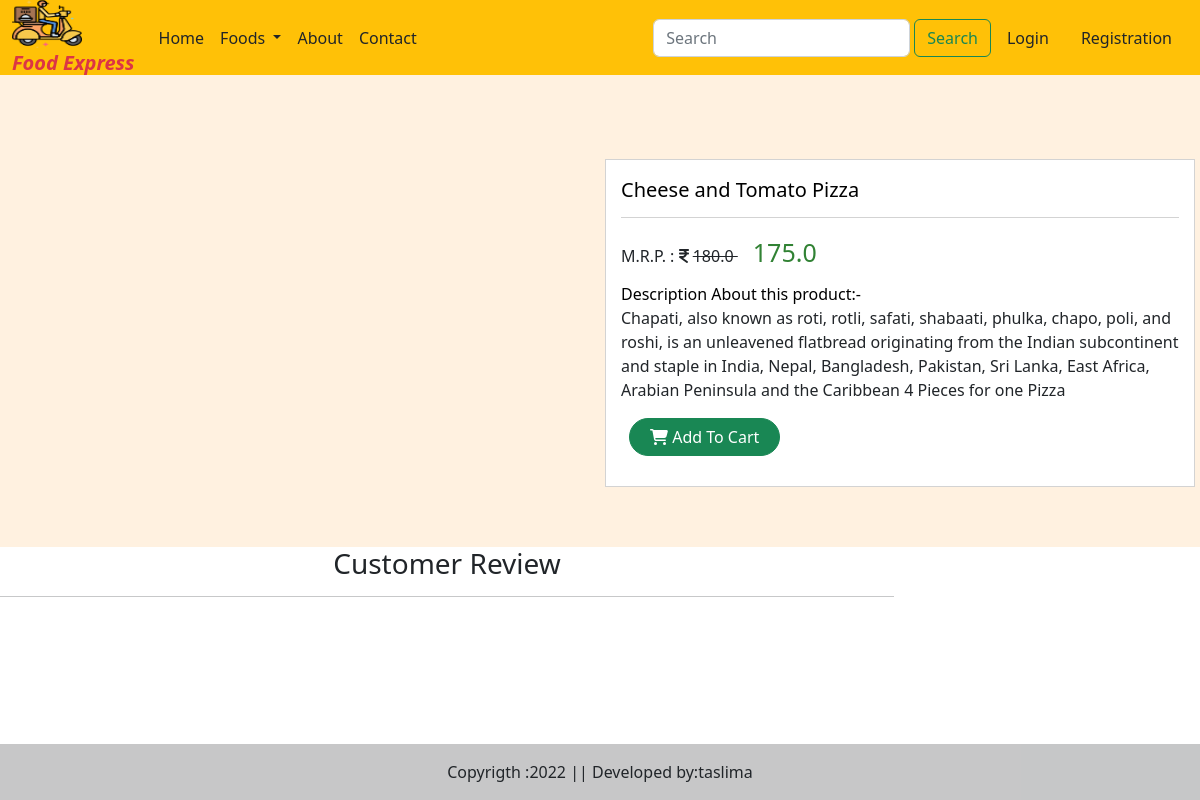
The page /food-detail/9 on the database as committed earlier.
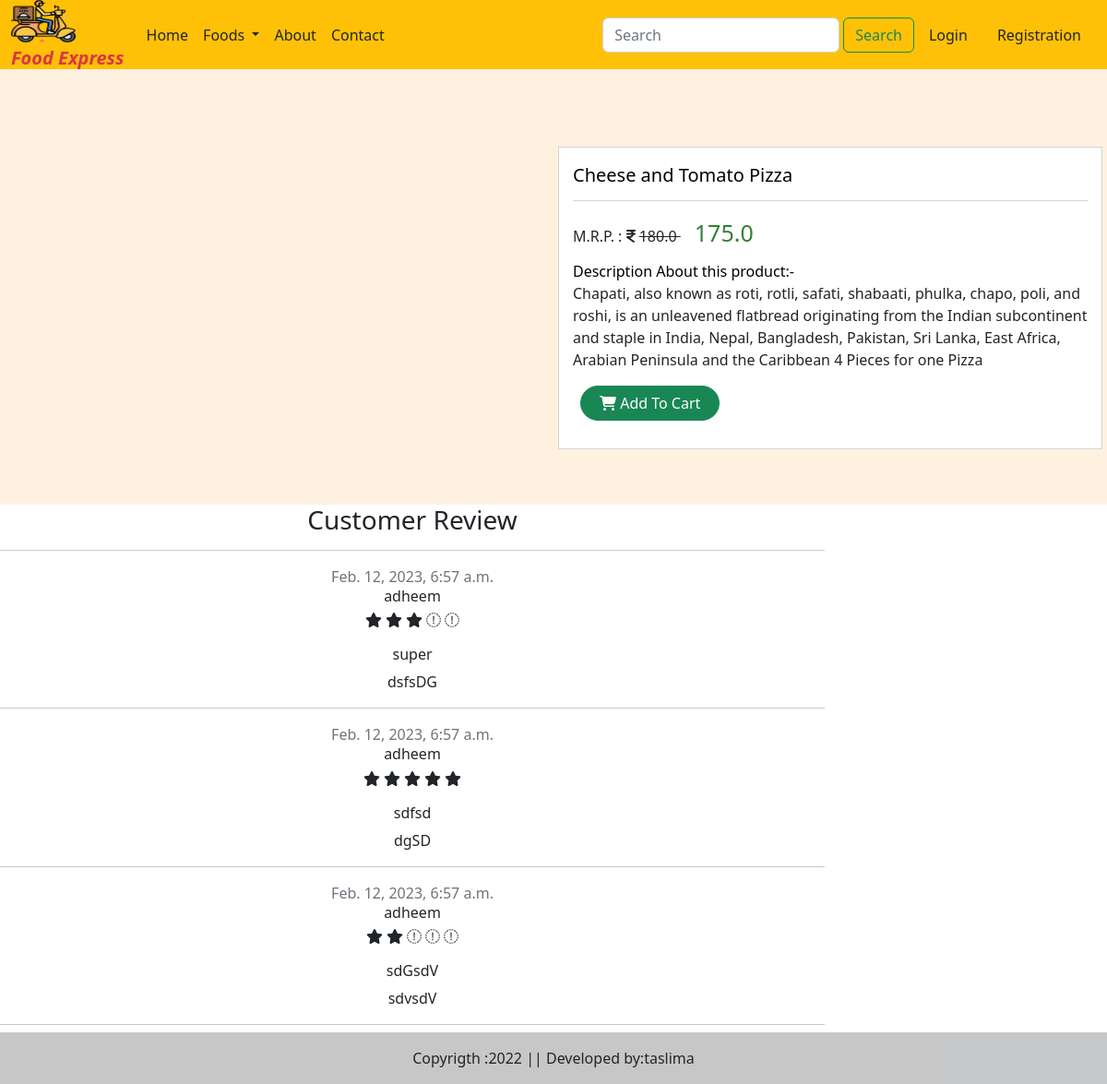
The same page on the database as committed later.
### myapp/models.py (models this page shows, shortened)
class ReviewRating(models.Model):
    user = models.ForeignKey(User, on_delete=models.CASCADE)
    product = models.ForeignKey(Food, on_delete=models.CASCADE)
    subject=models.CharField(max_length=100,blank=True)
    review=models.TextField(max_length=500,blank=True)
    rating = models.FloatField()
    ip=models.CharField(max_length=20,blank=True)
    status=models.BooleanField(default=True)
    created_at=models.DateTimeField(auto_now_add=True)
    updated_at=models.DateTimeField(auto_now=True)

### myapp/views.py (the view)
# urls.py: path('food-detail/<int:pk>',views.fooddetails,name='fooddetail'),
def fooddetails(request,pk):
    food=Food.objects.get(pk=pk)
    food1=Food.objects.all()
    totalitem=0
    reviews = ReviewRating.objects.filter(product_id=food.id, status=True)
    if request.user.is_authenticated:
        totalitem=len(Cart.objects.filter(user=request.user))
    return render(request,'fooddetail.html',locals())

### myapp/templates/fooddetail.html (shortened to what this page needs)
{% extends 'base.html' %}
{% load static %}
{% block main-content %}
<section id="services" class="services section-bg">
    <div class="container-fluid">
        <div class="row row-sm">
            <div class="col-md-6 _boxzoom">
                <div class="_product-images">
                    <div class="picZoomer">
                    </div>
                </div>
            </div>
            <div class="col-md-6">
                <div class="_product-detail-content  product_data">
                    <p class="_p-name"> {{food.name}} </p>
                    <div class="_p-price-box">
                        <div class="p-list">
                            <span> M.R.P. : <i class="fa fa-inr"></i> <del> {{food.price}} </del> </span>
                            <span class="price">{{food.discount_price}} </span>
                        </div>
                        <div class="_p-features">
                            <span> Description About this product:- </span>
                            {{food.description}}
                        </div>
                        <form action="" method="post" accept-charset="utf-8">
                            <div class="_p-qty-and-cart">
                                <div class="_p-add-cart">
                                    <a class="btn-theme btn btn-success addToCartBtn" href="{% url 'add-to-cart' food.id %}">
                                        <i class="fa fa-shopping-cart"></i> Add to Cart
                                    </a>
                        </div>
                    </div>
                 </form>
              </div>
           </div>
        </div>
     </div>
  </div>
</section>
<div class="row">
    <div class="col-md-9">
        <header class="section-heading text-center">
            <h3>Customer Review</h3>
            <hr>
        </header>
        {% for review in reviews %}
        <article class="box mb-3 border-1">
            <div class="icontext w-100">
                <div class="text text-center">
                    <span class="date text-muted float-md-right">{{review.updated_at}} </span>
                    <h6 class="mb-1">{{review.user.username}} </h6>
                    <div class="rating-star">
                        <span>
                            <i class="fa fa-star{% if review.rating == 0.5 %}-half-o{% elif review.rating < 1 %}-o {% endif %}" aria-hidden="true"></i>
                            <i class="fa fa-star{% if review.rating == 1.5 %}-half-o{% elif review.rating < 2 %}-o {% endif %}" aria-hidden="true"></i>
                            <i class="fa fa-star{% if review.rating == 2.5 %}-half-o{% elif review.rating < 3 %}-o {% endif %}" aria-hidden="true"></i>
                            <i class="fa fa-star{% if review.rating == 3.5 %}-half-o{% elif review.rating < 4 %}-o {% endif %}" aria-hidden="true"></i>
                            <i class="fa fa-star{% if review.rating == 4.5 %}-half-o{% elif review.rating < 5 %}-o {% endif %}" aria-hidden="true"></i>
                        </span>
                    </div>
                </div>
            </div>
            <div class="mt-3 text-center">
                <h6>{{review.subject}}</h6>
                <p>
                    {{review.review}}
                </p>
            </div>
            <hr>
        </article>
        {% endfor %}
    </div>
</div>
{% endblock main-content %}

Rows that differ between the two databases and show on the page:
added ReviewRating: updated_at "Feb. 12, 2023, 6:57 a.m.", user.username "adheem", rating 3.5 (drawn), subject "super", review "dsfsDG"
added ReviewRating: updated_at "Feb. 12, 2023, 6:57 a.m.", user.username "adheem", rating 5 (drawn), subject "sdfsd", review "dgSD"
added ReviewRating: updated_at "Feb. 12, 2023, 6:57 a.m.", user.username "adheem", rating 2.5 (drawn), subject "sdGsdV", review "sdvsdV"
